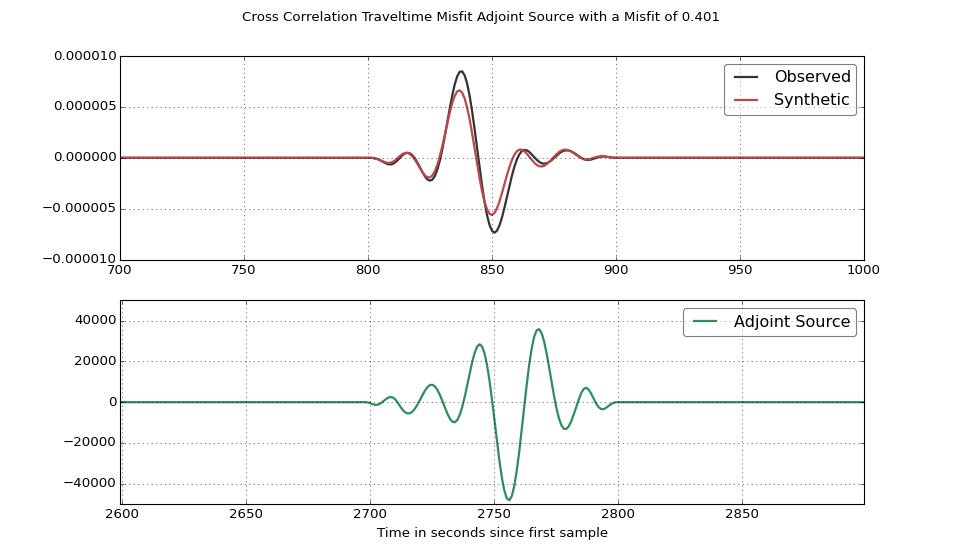

This chart was generated by the following Python code:
import pyadjoint
import matplotlib.pylab as plt
fig = plt.figure(figsize=(12, 7))
obs, syn = pyadjoint.utils.get_example_data()
obs = obs.select(component="Z")[0]
syn = syn.select(component="Z")[0]
start, end = pyadjoint.utils.EXAMPLE_DATA_PDIFF
pyadjoint.calculate_adjoint_source("cc_traveltime_misfit", obs, syn, 20.0, 100.0,
                                   start, end, adjoint_src=True, plot=fig)
plt.show()
